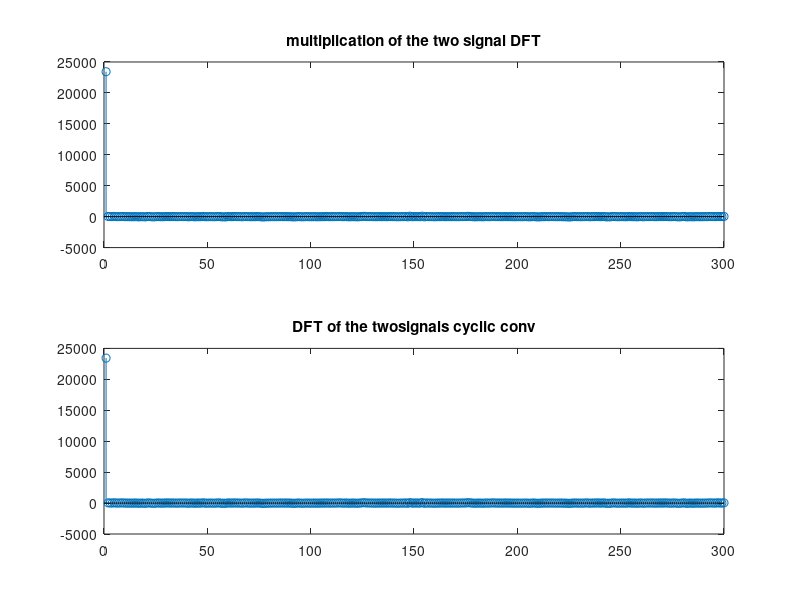
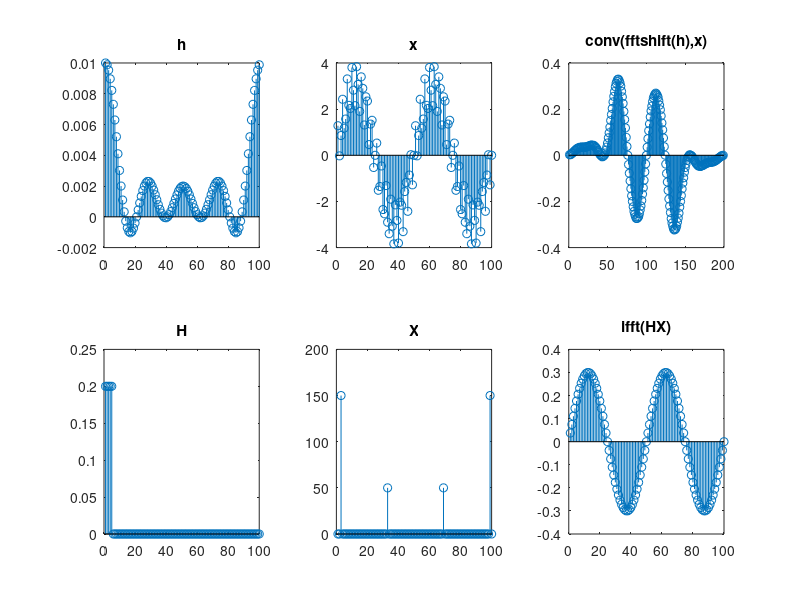
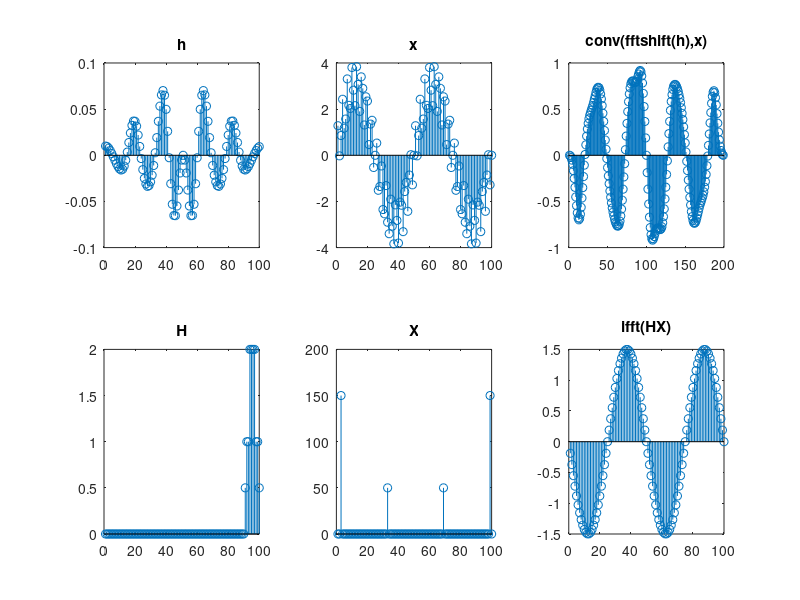
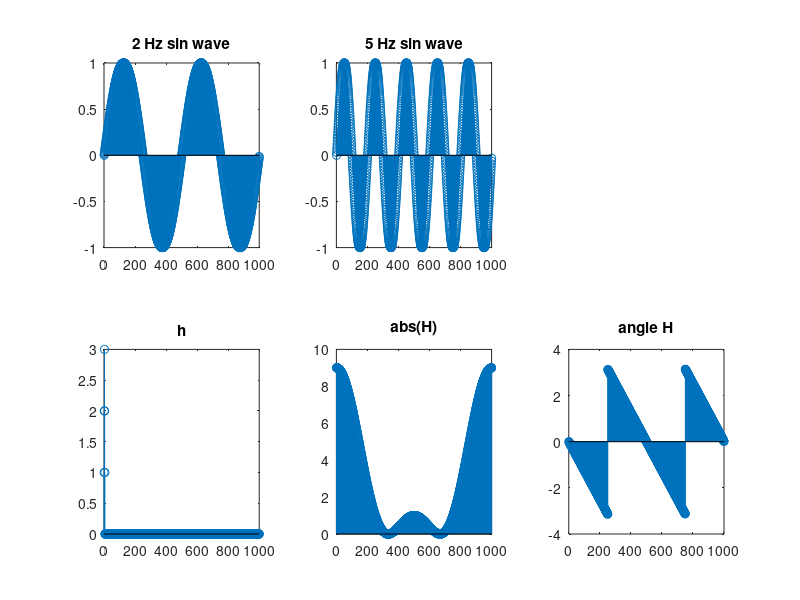

Write the MATLAB code that produced these figures, in order.
close all;
%% 2
x=rand(1,20);
X=fft(x); % DFT of x
y = circshift(x,4);% Circular shift the signal x by 4 points
Y=fft(y); % DFT of y
m=4;k=x;N=20; e=exp(-j*2*pi*k(:)*m/N);
XY=e'+X
ver=(XY==y);
%% 3
%Construct two random signals of length n
n=300;
sig1=rand(1,n);
sig2=rand(1,n);
%cyclic convolution between the two signals
ccirc = ifft(fft(sig1).*fft(sig2));
%d:
milti=fft(sig1,length(ccirc)).*fft(sig2,length(ccirc));
cirdft=fft(ccirc,length(ccirc));
figure
subplot(211)
stem(milti)
title('multiplication of the two signal DFT')
subplot(212)

stem(cirdft)
title('DFT of the twosignals cyclic conv')

%% 4
N=100;
n=1:N;
x=3*sin(2*pi*2*n/N)+sin(2*pi*32*n/N);
X=(fft(x));

%a:
H= [0.2*ones(1,5) ,  zeros(1,length(x)-5)];
h=ifft(H);
figure
subplot(231)
stem(h); title('h')
subplot(234)
stem(abs(fft(h)));title('H');
subplot(232)
stem(x);title('x');
subplot(235)
stem(abs(fft(x)));title('X');
subplot(233)
stem((conv(fftshift(h),x)));title('conv(fftshift(h),x)');
subplot(236)
stem(ifft(H.*X));title('ifft(HX)');
%b:
H= [  zeros(1,length(x)-10) ,[0.5 -1 1 -2 2 2 -2 1 -1 0.5]];
h=ifft(H);
figure
subplot(231)
stem(h); title('h')
subplot(234)
stem(abs(fft(h)));title('H');
subplot(232)
stem(x);title('x');
subplot(235)
stem(abs(fft(x)));title('X');
subplot(233)
stem((conv(fftshift(h),x)));title('conv(fftshift(h),x)');
subplot(236)
stem(ifft(H.*X));title('ifft(HX)');

%% 5
%two sinus signals:
fs=1000;
t=0:1/fs:1-1/fs;
sinSig1=sin(2*pi*t*2); %2hz
sinSig2=sin(2*pi*t*5); %5hz
h=[1 2 3 2 1 zeros(1,length(t)-5)];
% a:
figure
subplot(231)
stem(sinSig1);title('2 Hz sin wave')
subplot(232)
stem(sinSig2);title('5 Hz sin wave')
subplot(234)
stem(h);title('h')
subplot(235)
stem(abs(fft(h)));title('abs(H)')
subplot(236)
stem(angle(fft(h)));title('angle H')

%b:
h=[1 2 3 2 1 zeros(1,length(t)-5)];
newSin1=ifft(fft(sinSig1)'*h);
newSin2=ifft(fft(sinSig2)'*h);
%c:
phaseshift=max(angle(sinSig1))-max(angle(newSin1));
ver=(phaseshift==(max(angle(sinSig2))-max(angle(newSin2))));

%d:
figure
subplot(211)
stem(sinSig1);title('2 Hz sin wave')
hold on
plot(newSin1,'--m')
subplot(212)
stem(sinSig2);title('5 Hz sin wave')
hold on
plot(newSin2,'--m')
%% 6
y=[1 2 3 4 1 2 3 4 8 9 1 2];
h=[0.2 0.4 1 0.4 0.2];
x=deconv(y,h)
ver= (y==conv(x,h))
